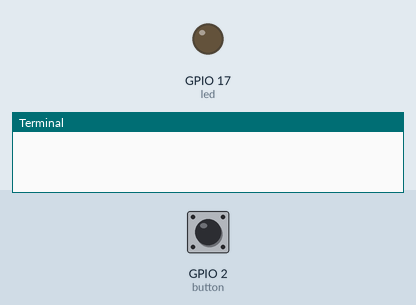
Recording of a program running on a simulated Raspberry Pi (BCM pin numbers). Parts: output pins drawn as LEDs (lit = HIGH), the last lines printed to the terminal. Dashed ring = blinking. The inputs (shaded band) are chosen by the test bench; at power-on: GPIO 2 (button) HIGH.

Above: at 1.2 s.
1.3 s: GPIO 2 (button) pulled LOW for 0.15 s
At 1.7 s:
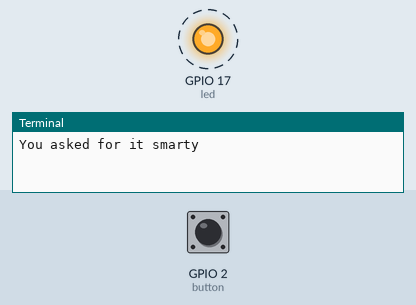
Timing chart, 0 to 10.4 s (numbered marks = the images above; inputs shaded):
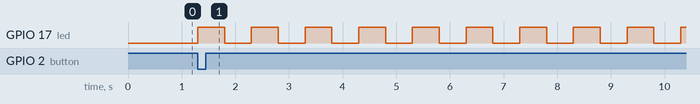

The program:

blink_v0.2.py
```python
from gpiozero import LED
from gpiozero import Button
from time import sleep
import sys

led = LED(17)
button = Button(2)

button.wait_for_press()
print('You asked for it smarty')
#led.on()
#sleep(5)
#led.off()

while True:
  led.on()
  sleep(0.5)
  led.off()
  sleep(0.5)
```

Measured:
- after the input at 1.3 s, GPIO 17 (led): alternates HIGH for 0.50 s and LOW for 0.50 s, starting at once
